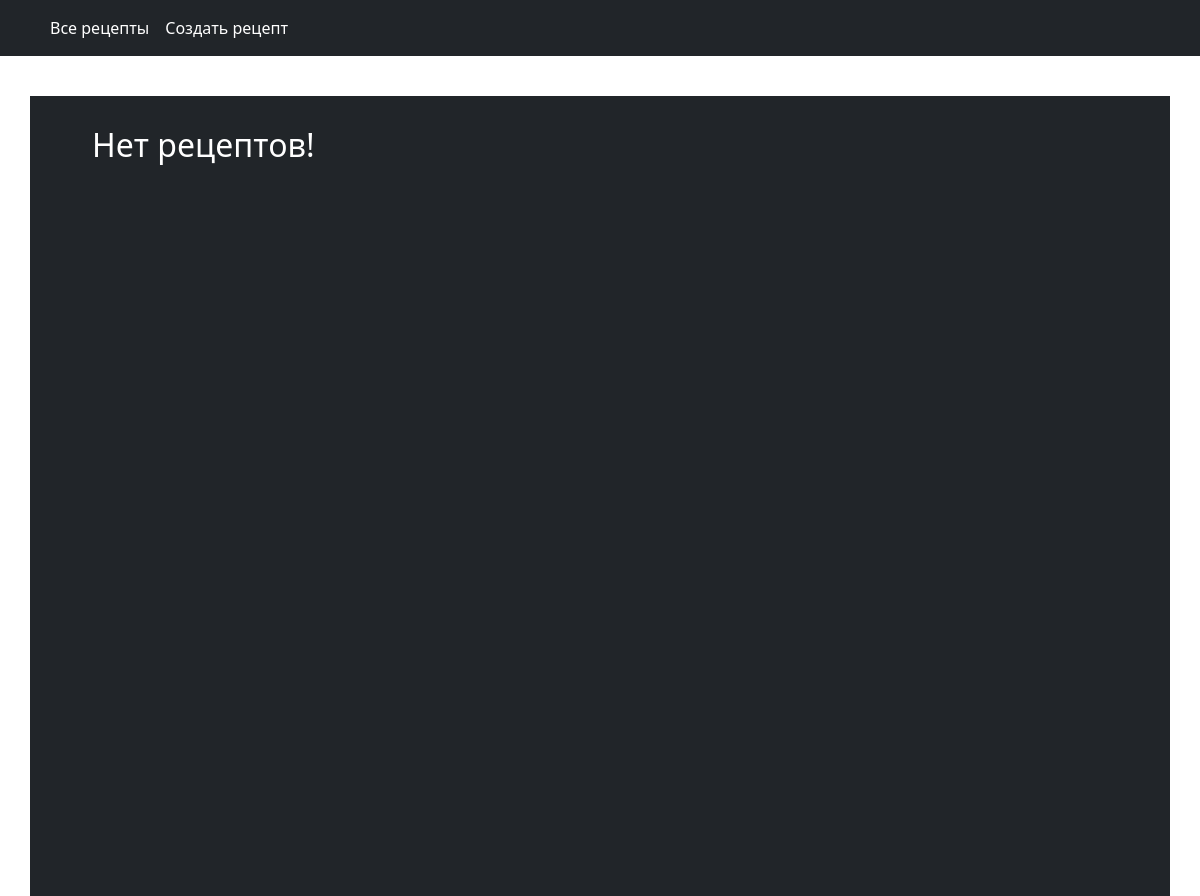
The page /category/4 on the database as committed earlier.
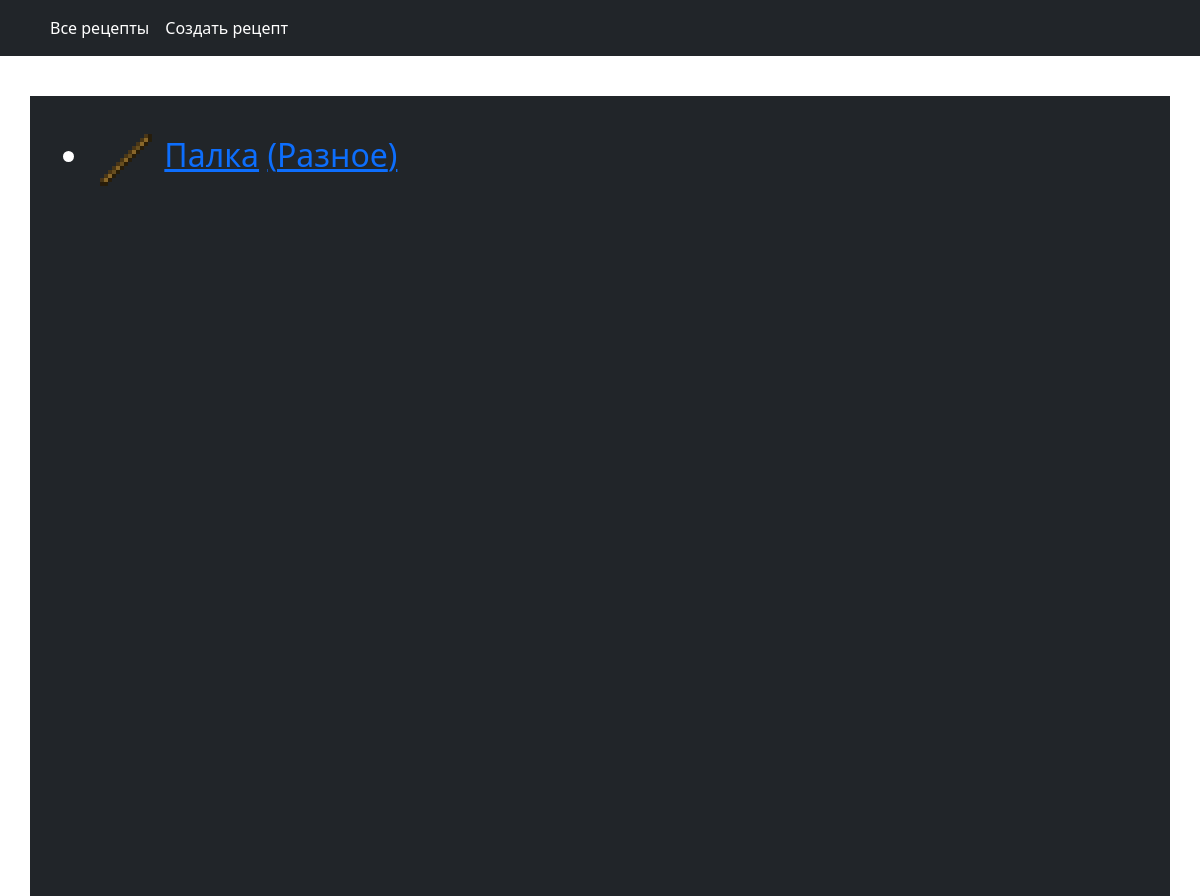
The same page on the database as committed later.
### main/models.py (models this page shows, shortened)
class Recipe(models.Model):
	result = models.ForeignKey('Item', on_delete=models.CASCADE,
		verbose_name='Результ', related_name='result_items')
	left_up_item = models.ForeignKey('Item', on_delete=models.CASCADE, null=True,
		blank=True, verbose_name='Левый верхний предмет', related_name='left_up_items')
	up_item = models.ForeignKey('Item', on_delete=models.CASCADE, null=True,
		blank=True, verbose_name='Верхний предмет', related_name='up_items')
	right_up_item = models.ForeignKey('Item', on_delete=models.CASCADE, null=True,
		blank=True, verbose_name='Правый верхний предмет', related_name='right_up_items')
	left_item = models.ForeignKey('Item', on_delete=models.CASCADE, null=True,
		blank=True, verbose_name='Левый предмет', related_name='left_items')
	middle_item = models.ForeignKey('Item', on_delete=models.CASCADE, null=True,
		blank=True, verbose_name='Средний предмет', related_name='middle_items')
	right_item = models.ForeignKey('Item', on_delete=models.CASCADE, null=True,
		blank=True, verbose_name='Правый предмет', related_name='right_items')
	left_down_item = models.ForeignKey('Item', on_delete=models.CASCADE, null=True,
		blank=True, verbose_name='Левый нижний предмет', related_name='left_down_items')
	down_item = models.ForeignKey('Item', on_delete=models.CASCADE, null=True,
		blank=True, verbose_name='Нижний предмет', related_name='down_items')
	right_down_item = models.ForeignKey('Item', on_delete=models.CASCADE, null=True,
		blank=True,verbose_name='Правый нижний предмет', related_name='right_down_items')
	def get_absolute_url(self):
		return reverse('recipe', kwargs={'pk': self.pk})
	class Meta:
		verbose_name = 'Рецепт'
		verbose_name_plural = 'Рецепты'

class Item(models.Model):
	name = models.CharField(max_length=128, verbose_name='Имя предмета', unique=True)
	image = models.ImageField(upload_to='items/', verbose_name='Изображение')
	item_category = models.ForeignKey('ItemCategory', on_delete=models.PROTECT,
		null=True, verbose_name='Категория')
	slug = models.SlugField(max_length=256, null=False, unique=True, db_index=True,
		verbose_name='URL')
	class Meta:
		verbose_name = 'Предмет'
		verbose_name_plural = 'Предметы'

class ItemCategory(models.Model):
	name = models.CharField(max_length=128, verbose_name='Имя категории', unique=True)
	slug = models.SlugField(max_length=256, null=False, unique=True, db_index=True,
		verbose_name='URL')
	class Meta:
		verbose_name = 'Категория предмета'
		verbose_name_plural = 'Категории предметов'

### main/views.py (the view)
# urls.py: path('category/<int:cat_id>', views.CategoryListView.as_view(), name='category'),
class CategoryListView(ListView):
	model = models.Recipe
	template_name = 'index.html'
	context_object_name = 'recipes'
	def get_queryset(self):
		return models.Recipe.objects.filter(result__item_category=self.kwargs['cat_id'])

### main/templates/index.html (shortened to what this page needs)
{% extends 'base.html' %}
{% block content %}
	<ul>
		{% for recipe in recipes %}
		<h2><li><img height=64px src="{{ recipe.result.image.url }}"> <a href="{{ recipe.get_absolute_url }}">{{ recipe.result.name }}</a> <a href="{% url 'category' recipe.result.item_category.id %}">({{ recipe.result.item_category.name }})</a></li></h2>
		{% endfor %}
		{% if not recipes %}
			<h2>Нет рецептов!</h2>
		{% endif %}
	</ul>
{% endblock %}

Rows that differ between the two databases and show on the page:
added Recipe: result.image (picture), result.name "Палка", result.item_category.name "Разное"
Other text that changed with them:
text no longer shown: "Нет рецептов!"
